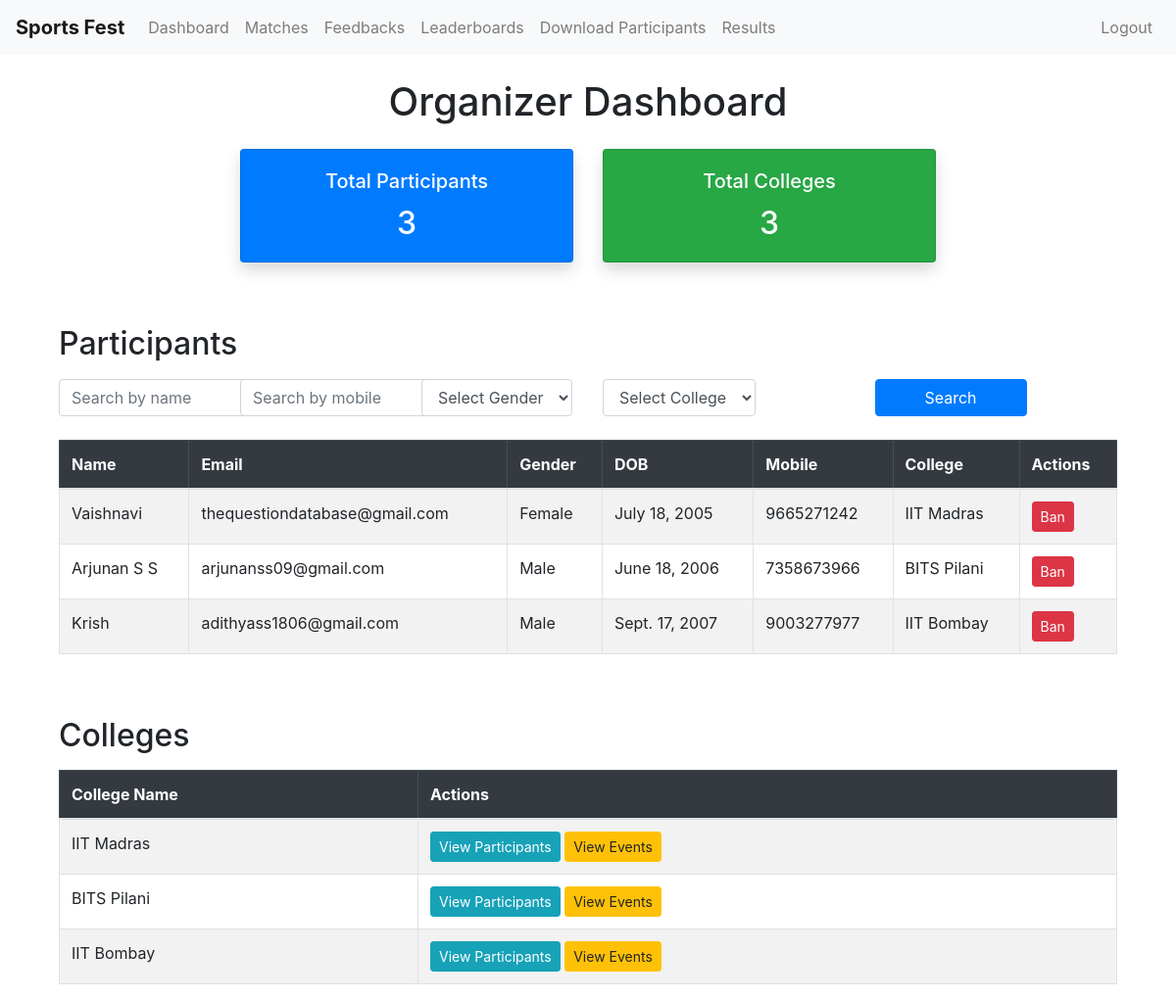
/organizer/dashboard/ (signed in), run on the app's committed database.
### management/models.py (models this page shows, shortened)
class ParticipantProfile(models.Model):
    GENDER_CHOICES = (
        ('Male', 'Male'),
        ('Female', 'Female'),
        ('Other', 'Other'),
    )
    user = models.OneToOneField(User, on_delete=models.CASCADE)
    name = models.CharField(max_length=100)
    gender = models.CharField(max_length=10, choices=GENDER_CHOICES)
    date_of_birth = models.DateField()
    mobile_number = models.CharField(max_length=15)
    email=models.CharField(max_length=254)
    college = models.ForeignKey(College, on_delete=models.CASCADE, related_name='participants')
    is_banned= models.BooleanField(default=False)

class College(models.Model):
    name = models.CharField(max_length=255, unique=True)

### management/views.py (the view)
# urls.py: path('organizer/dashboard/', views.organizer_dashboard, name='organizer_dashboard'),
@staff_member_required
def organizer_dashboard(request):
    total_participants = ParticipantProfile.objects.filter(is_banned=False).count()
    total_colleges = College.objects.filter(participants__isnull=False).exclude(name="Unknown College").distinct().count()
    participants = ParticipantProfile.objects.all()
    colleges = College.objects.filter(participants__isnull=False).exclude(name="Unknown College").distinct()
    events = Event.objects.all()
    matches= Match.objects.all()
    search_query = request.GET.get('search', '')
    gender_filter = request.GET.get('gender', '')
    college_filter = request.GET.get('college', '')
    mobile_filter = request.GET.get('mobile', '')
    filters = Q()
    if search_query:
        filters &= Q(name__icontains=search_query)
    if gender_filter:
        filters &= Q(gender__iexact=gender_filter)
    if college_filter:
        filters &= Q(college__id=college_filter)
    if mobile_filter:
        filters &= Q(mobile_number__icontains=mobile_filter)
    participants = participants.filter(filters)
    date_filter = request.GET.get('date', '').strip()
    sport_filter = request.GET.get('sport', '').strip()
    event_filter = request.GET.get('event', '').strip()
    college_filter = request.GET.get('college', '').strip()
    if date_filter:
        matches = matches.filter(start_time__date=date_filter)
    if sport_filter:
        matches = matches.filter(event__sport__icontains=sport_filter)
    if event_filter:
        matches = matches.filter(event__name__icontains=event_filter)
    if college_filter:
        matches = matches.filter(teams__college__name__icontains=college_filter).distinct()
    return render(request, 'management/organizer_dashboard.html', {
        "events": events,
        'total_participants': total_participants,
        'total_colleges': total_colleges,
        'participants': participants,
        'colleges': colleges,
    })

### management/templates/management/organizer_dashboard.html (shortened to what this page needs)
{% extends "management/base.html" %}
{% block content %}
<div class="container mt-4">
  <h1 class="text-center mb-4">Organizer Dashboard</h1>
  <div class="row justify-content-center mb-5">
    <div class="col-md-4 mb-3">
      <div class="card text-white bg-primary shadow">
        <div class="card-body text-center">
          <h5 class="card-title">Total Participants</h5>
          <h2 class="card-text">{{ total_participants }}</h2>
        </div>
      </div>
    </div>
    <div class="col-md-4 mb-3">
      <div class="card text-white bg-success shadow">
        <div class="card-body text-center">
          <h5 class="card-title">Total Colleges</h5>
          <h2 class="card-text">{{ total_colleges }}</h2>
        </div>
      </div>
    </div>
  </div>
  <h2 class="mb-3">Participants</h2>
  <form method="get" class="form-inline mb-4 row gx-2">
    <div class="col-md-2">
      <input type="text" name="search" placeholder="Search by name" value="{{ search_query }}" class="form-control">
    </div>
    <div class="col-md-2">
      <input type="text" name="mobile" placeholder="Search by mobile" value="{{ mobile_filter }}" class="form-control">
    </div>
    <div class="col-md-2">
      <select name="gender" class="form-control">
        <option value="">Select Gender</option>
      </select>
    </div>
    <div class="col-md-3">
      <select name="college" class="form-control">
        <option value="">Select College</option>
      </select>
    </div>
    <div class="col-md-2">
      <button type="submit" class="btn btn-primary w-100">Search</button>
    </div>
  </form>
  <div class="table-responsive">
    <table class="table table-striped table-bordered align-middle">
      <thead class="table-dark">
        <tr>
          <th>Name</th>
          <th>Email</th>
          <th>Gender</th>
          <th>DOB</th>
          <th>Mobile</th>
          <th>College</th>
          <th>Actions</th>
        </tr>
      </thead>
      <tbody>
        {% for participant in participants %}
          <tr>
            <td>{{ participant.name }}</td>
            <td>{{ participant.email }}</td>
            <td>{{ participant.gender }}</td>
            <td>{{ participant.date_of_birth }}</td>
            <td>{{ participant.mobile_number }}</td>
            <td>{{ participant.college.name }}</td>
            <td>
              {% if not participant.is_banned %}
                <a href="{% url 'ban_player' participant.id %}" class="btn btn-sm btn-danger">Ban</a>
              {% else %}
                <span class="badge bg-danger mb-1">Banned</span><br>
                <a href="{% url 'lift_ban' participant.id %}" class="btn btn-sm btn-success mt-1">Lift Ban</a>
              {% endif %}
            </td>
          </tr>
        {% empty %}
          <tr><td colspan="7" class="text-center">No participants found.</td></tr>
        {% endfor %}
      </tbody>
    </table>
  </div>
  <h2 class="mt-5 mb-3">Colleges</h2>
  <div class="table-responsive">
    <table class="table table-striped table-bordered align-middle">
      <thead class="table-dark">
        <tr>
          <th>College Name</th>
          <th>Actions</th>
        </tr>
      </thead>
      <tbody>
        {% for college in colleges %}
          <tr>
            <td>{{ college.name }}</td>
            <td>
              <a href="{% url 'view_college_participants' college.id %}" class="btn btn-info btn-sm">View Participants</a>
              <a href="{% url 'college_events_detail' college.id %}" class="btn btn-warning btn-sm">View Events</a>
            </td>
          </tr>
        {% empty %}
          <tr><td colspan="2" class="text-center">No colleges found.</td></tr>
        {% endfor %}
      </tbody>
    </table>
  </div>
</div>
{% endblock %}

### data on the page
ParticipantProfile: name "Vaishnavi", email "thequestiondatabase@gmail.com", gender "Female", date_of_birth "July 18, 2005", mobile_number "9665271242", college.name "IIT Madras", is_banned "Ban"
ParticipantProfile: name "Arjunan S S", email "arjunanss09@gmail.com", gender "Male", date_of_birth "June 18, 2006", mobile_number "7358673966", college.name "BITS Pilani", is_banned "Ban"
ParticipantProfile: name "Krish", email "adithyass1806@gmail.com", gender "Male", date_of_birth "Sept. 17, 2007", mobile_number "9003277977", college.name "IIT Bombay", is_banned "Ban"
College: name "IIT Madras"
College: name "BITS Pilani"
College: name "IIT Bombay"

### other printed values
{{ total_participants }} "3"
{{ total_colleges }} "3"
